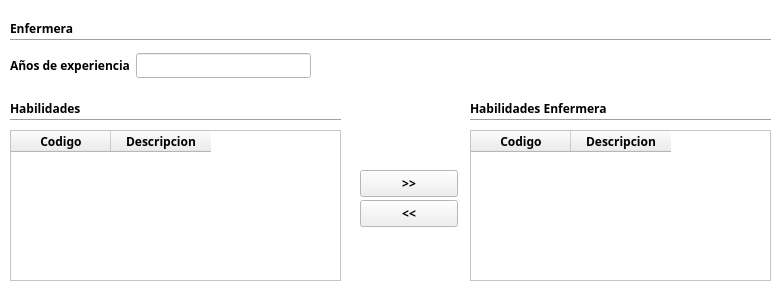
<?xml version="1.0" encoding="UTF-8"?>
<ui version="4.0">
 <class>widgetTipoEmpleadoEnfermera</class>
 <widget class="QWidget" name="widgetTipoEmpleadoEnfermera">
  <property name="geometry">
   <rect>
    <x>0</x>
    <y>0</y>
    <width>781</width>
    <height>291</height>
   </rect>
  </property>
  <property name="palette">
   <palette>
    <active>
     <colorrole role="Base">
      <brush brushstyle="SolidPattern">
       <color alpha="255">
        <red>255</red>
        <green>255</green>
        <blue>255</blue>
       </color>
      </brush>
     </colorrole>
     <colorrole role="Window">
      <brush brushstyle="SolidPattern">
       <color alpha="255">
        <red>255</red>
        <green>255</green>
        <blue>255</blue>
       </color>
      </brush>
     </colorrole>
    </active>
    <inactive>
     <colorrole role="Base">
      <brush brushstyle="SolidPattern">
       <color alpha="255">
        <red>255</red>
        <green>255</green>
        <blue>255</blue>
       </color>
      </brush>
     </colorrole>
     <colorrole role="Window">
      <brush brushstyle="SolidPattern">
       <color alpha="255">
        <red>255</red>
        <green>255</green>
        <blue>255</blue>
       </color>
      </brush>
     </colorrole>
    </inactive>
    <disabled>
     <colorrole role="Base">
      <brush brushstyle="SolidPattern">
       <color alpha="255">
        <red>255</red>
        <green>255</green>
        <blue>255</blue>
       </color>
      </brush>
     </colorrole>
     <colorrole role="Window">
      <brush brushstyle="SolidPattern">
       <color alpha="255">
        <red>255</red>
        <green>255</green>
        <blue>255</blue>
       </color>
      </brush>
     </colorrole>
    </disabled>
   </palette>
  </property>
  <property name="font">
   <font>
    <family>Ubuntu Condensed</family>
    <weight>75</weight>
    <bold>true</bold>
   </font>
  </property>
  <property name="cursor">
   <cursorShape>PointingHandCursor</cursorShape>
  </property>
  <property name="windowTitle">
   <string>Tipo empleado enfermera</string>
  </property>
  <widget class="QLabel" name="labelEnfermera">
   <property name="geometry">
    <rect>
     <x>10</x>
     <y>20</y>
     <width>81</width>
     <height>16</height>
    </rect>
   </property>
   <property name="text">
    <string>Enfermera</string>
   </property>
  </widget>
  <widget class="QWidget" name="layoutWidget_6">
   <property name="geometry">
    <rect>
     <x>10</x>
     <y>50</y>
     <width>301</width>
     <height>31</height>
    </rect>
   </property>
   <layout class="QHBoxLayout" name="horizontalLayout">
    <item>
     <widget class="QLabel" name="labelAniosExperiencia">
      <property name="text">
       <string>Años de experiencia</string>
      </property>
     </widget>
    </item>
    <item>
     <widget class="QLineEdit" name="lineEditAniosExperiencia">
      <property name="font">
       <font>
        <weight>50</weight>
        <bold>false</bold>
       </font>
      </property>
      <property name="inputMethodHints">
       <set>Qt::ImhDigitsOnly</set>
      </property>
      <property name="inputMask">
       <string/>
      </property>
      <property name="maxLength">
       <number>3</number>
      </property>
     </widget>
    </item>
   </layout>
  </widget>
  <widget class="Line" name="lineEnfermera">
   <property name="geometry">
    <rect>
     <x>10</x>
     <y>30</y>
     <width>761</width>
     <height>20</height>
    </rect>
   </property>
   <property name="orientation">
    <enum>Qt::Horizontal</enum>
   </property>
  </widget>
  <widget class="QLabel" name="labelHabilidades">
   <property name="geometry">
    <rect>
     <x>10</x>
     <y>100</y>
     <width>81</width>
     <height>16</height>
    </rect>
   </property>
   <property name="text">
    <string>Habilidades</string>
   </property>
  </widget>
  <widget class="Line" name="lineHabilidades">
   <property name="geometry">
    <rect>
     <x>10</x>
     <y>110</y>
     <width>331</width>
     <height>20</height>
    </rect>
   </property>
   <property name="orientation">
    <enum>Qt::Horizontal</enum>
   </property>
  </widget>
  <widget class="QPushButton" name="pushButtonAgregar">
   <property name="geometry">
    <rect>
     <x>360</x>
     <y>170</y>
     <width>98</width>
     <height>27</height>
    </rect>
   </property>
   <property name="text">
    <string>&gt;&gt;</string>
   </property>
  </widget>
  <widget class="QPushButton" name="pushButtonEliminar">
   <property name="geometry">
    <rect>
     <x>360</x>
     <y>200</y>
     <width>98</width>
     <height>27</height>
    </rect>
   </property>
   <property name="text">
    <string>&lt;&lt;</string>
   </property>
  </widget>
  <widget class="QTableWidget" name="tableWidgetHabilidades">
   <property name="geometry">
    <rect>
     <x>10</x>
     <y>130</y>
     <width>331</width>
     <height>151</height>
    </rect>
   </property>
   <column>
    <property name="text">
     <string>Codigo</string>
    </property>
   </column>
   <column>
    <property name="text">
     <string>Descripcion</string>
    </property>
   </column>
  </widget>
  <widget class="QLabel" name="labelHabilidades_2">
   <property name="geometry">
    <rect>
     <x>470</x>
     <y>100</y>
     <width>151</width>
     <height>16</height>
    </rect>
   </property>
   <property name="text">
    <string>Habilidades Enfermera</string>
   </property>
  </widget>
  <widget class="Line" name="lineHabilidades_2">
   <property name="geometry">
    <rect>
     <x>470</x>
     <y>110</y>
     <width>301</width>
     <height>20</height>
    </rect>
   </property>
   <property name="orientation">
    <enum>Qt::Horizontal</enum>
   </property>
  </widget>
  <widget class="QTableWidget" name="tableWidgetHabilidadesEnfermera">
   <property name="geometry">
    <rect>
     <x>470</x>
     <y>130</y>
     <width>301</width>
     <height>151</height>
    </rect>
   </property>
   <column>
    <property name="text">
     <string>Codigo</string>
    </property>
   </column>
   <column>
    <property name="text">
     <string>Descripcion</string>
    </property>
   </column>
  </widget>
 </widget>
 <tabstops>
  <tabstop>lineEditAniosExperiencia</tabstop>
  <tabstop>tableWidgetHabilidades</tabstop>
  <tabstop>pushButtonAgregar</tabstop>
  <tabstop>pushButtonEliminar</tabstop>
  <tabstop>tableWidgetHabilidadesEnfermera</tabstop>
 </tabstops>
 <resources/>
 <connections/>
</ui>
